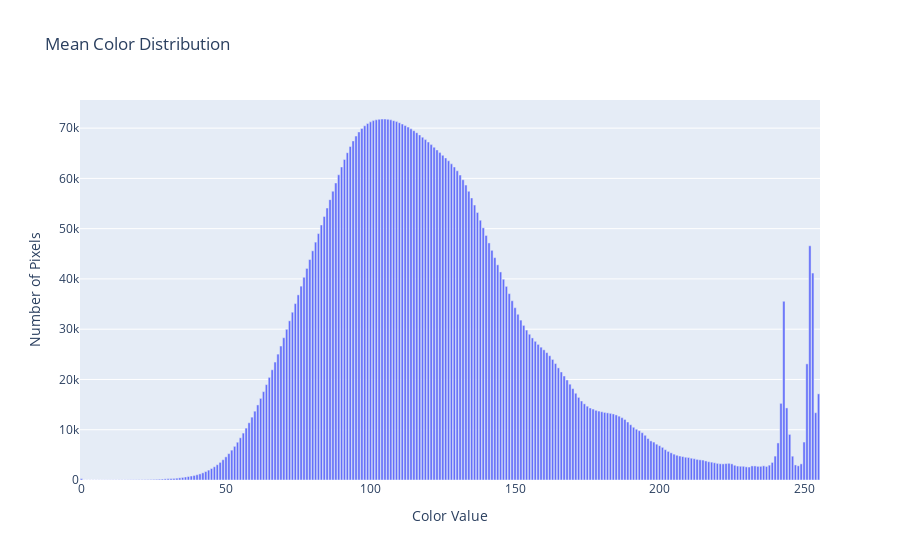

Notebook cell for this chart:
### Code cell
# Calculate the mean color distribution across all images
mean_color_distribution = np.mean(color_distributions_np, axis=0)

# Create a bar chart of the mean color distribution
fig = go.Figure(
    go.Bar(x=np.arange(256), y=mean_color_distribution, name="Mean Color Distribution")
)

# Set the title and axis labels
fig.update_layout(
    title="Mean Color Distribution",
    xaxis_title="Color Value",
    yaxis_title="Number of Pixels"
)

# Show the plot
fig.show()

### Figure 1 — Plotly figure (JSON) as saved in the notebook; plotly's stock layout.template omitted (floating-point values rounded to 4 significant figures; data arrays with more than 128 entries replaced by an {"elided": "..."} marker saying what was removed)
{"data": [{"name": "Mean Color Distribution", "type": "bar", "x": {"elided": "256 int values"}, "y": {"elided": "256 float values"}}], "layout": {"title": {"text": "Mean Color Distribution"}, "xaxis": {"title": {"text": "Color Value"}}, "yaxis": {"title": {"text": "Number of Pixels"}}}}
